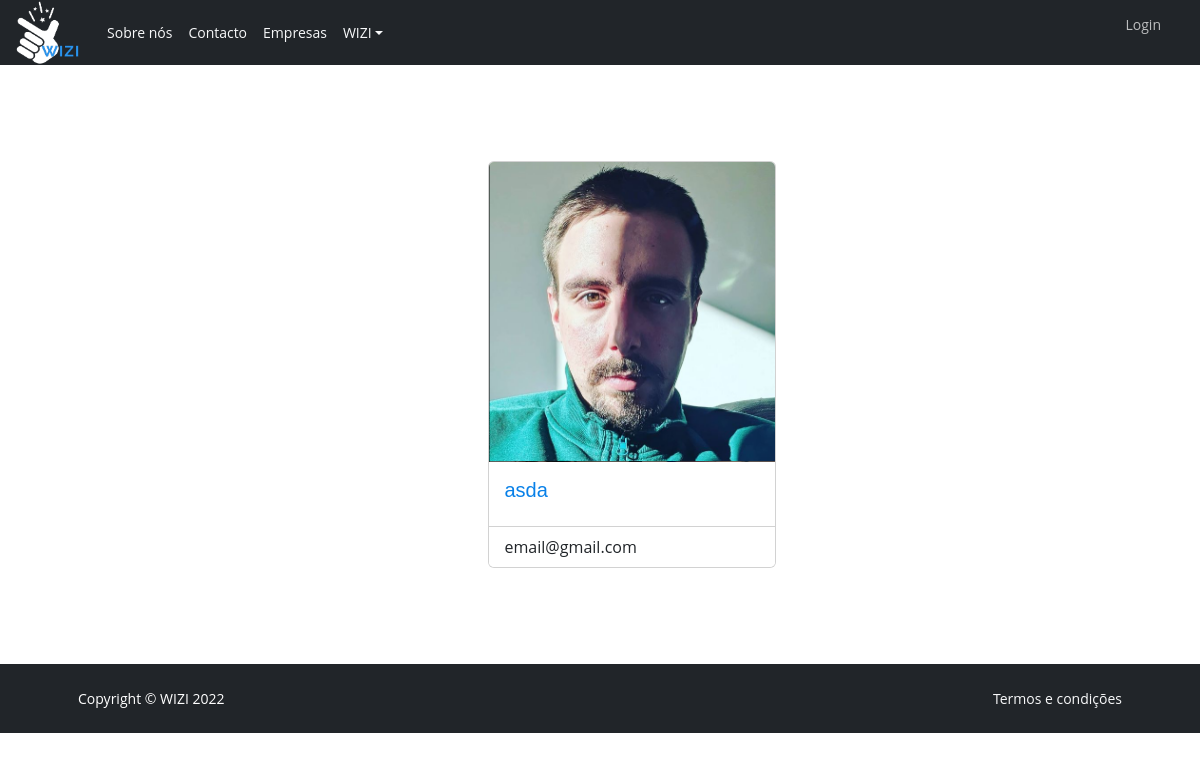
Before: /all_companies/ with the older database file.
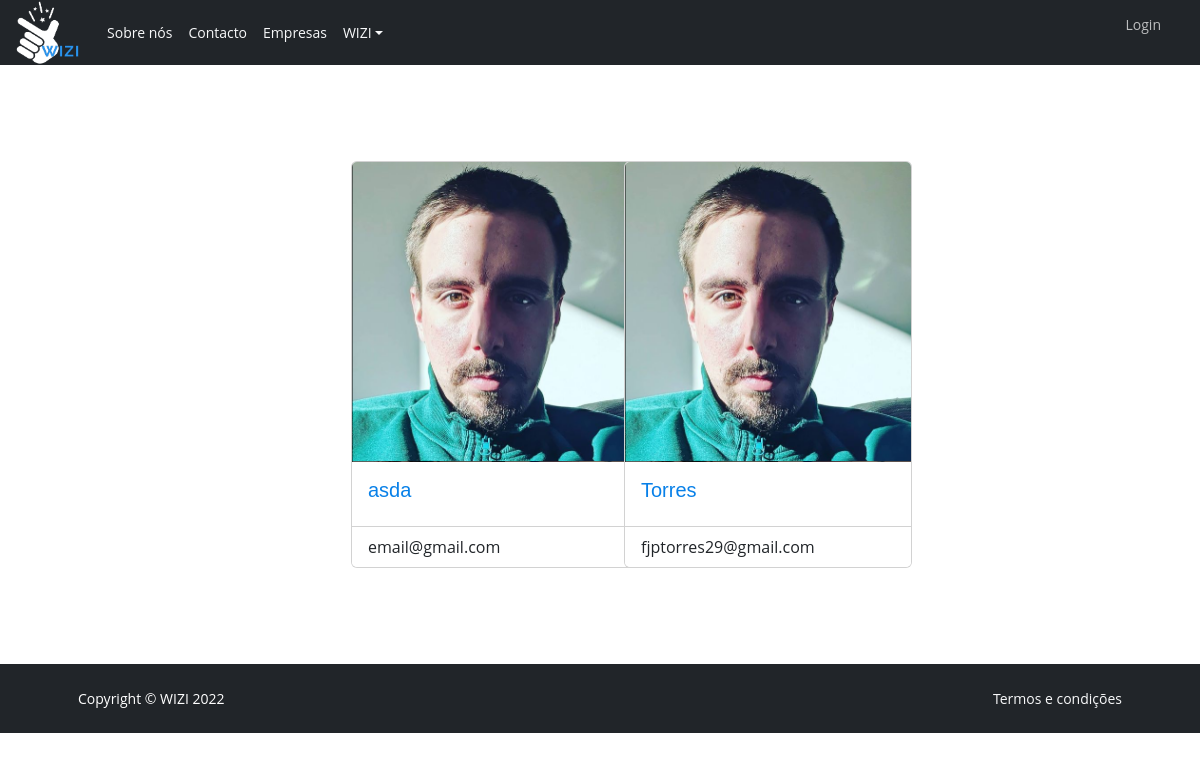
After: the same page with the newer database file.
### src/models.py (models this page shows, shortened)
class Company(models.Model):
    user = models.OneToOneField(User, on_delete=models.CASCADE)
    company = models.CharField(max_length=30, blank=True, null=True, unique=True)
    created = models.DateTimeField(auto_now_add=True)
    about = models.TextField(max_length=800, blank=True, null=True)
    phone = models.IntegerField(blank=True, null=True)
    address = models.CharField(max_length=100)
    email = models.EmailField(blank=True, null=True)
    slug = models.SlugField(null=False)
    logo = models.ImageField(default="default.png")
    welcome = models.CharField(blank=True, null=True, default="Welcome", max_length=200)

### src/views.py (the view)
# urls.py: path('all_companies/', list_all_companies),
def list_all_companies(request):
    companies = Company.objects.all()
    context = {
        "companies": companies,
    }
    return render (request, "list_all_companies.html", context)

### templates/list_all_companies.html (shortened to what this page needs)
{% extends 'base.html' %}
{% load static %}
{% block content %}
<section class="py-5">
  <div class="container px-4 px-lg-5 mt-5">
      <div class="row gx-4 gx-lg-5 row-cols-2 row-cols-md-3 row-cols-xl-4 justify-content-center">
        {% for company in companies %}
          <div class="col mb-5">
            <div class="card" style="width: 18rem;">
              <img src="{{ company.logo.url }}"" class="card-img-top" alt="Image" style="height:300px" />
              <div class="card-body">
                <a href="/{{company.slug}}/"><h5 class="card-title"> {{ company.company }} </h5></a>
              </div>
              <ul class="list-group list-group-flush">
                <li class="list-group-item">{{ company.email }}</li>
              </ul>
            </div>
          </div>
        {% endfor %}
        </div>
      </div>
</section>
{% endblock content %}

Changed rows visible on the page:
added Company: logo (picture), company "Torres", email "fjptorres29@gmail.com"
